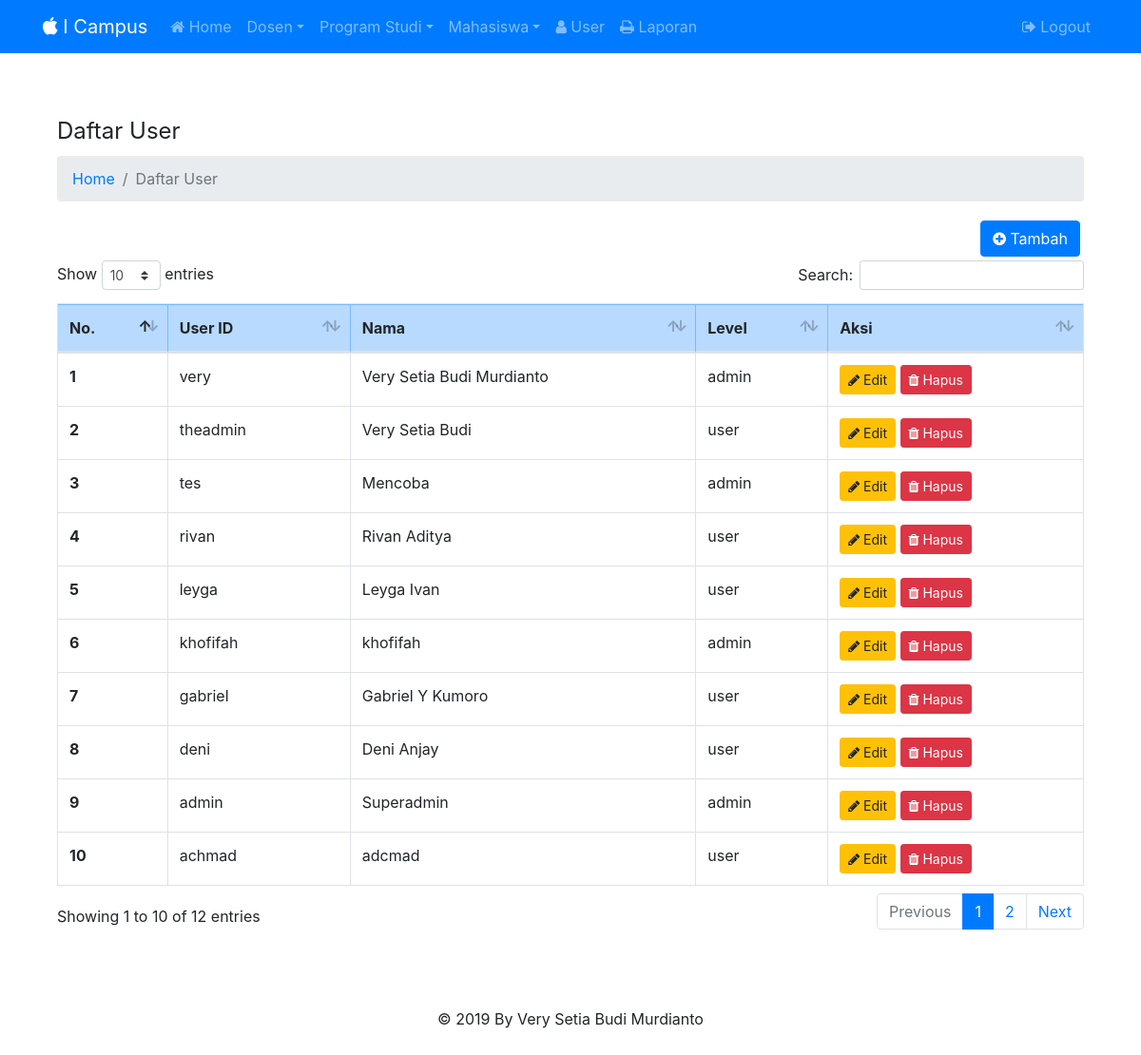
Screenshot of /index.php?page=daftar_user (signed in) with the database file from the repository.
### tables this page shows
CREATE TABLE `tb_user`  (
  `user_id` varchar(25) NOT NULL,
  `nama` varchar(50) NOT NULL,
  `password` varchar(50) NOT NULL,
  `level` enum('admin','user') NOT NULL,
  PRIMARY KEY (`user_id`) USING BTREE
);

### pages/daftar_user.php (the view, shortened to what this page needs)
    <div class="container">
    <legend>Daftar User</legend>
    <ol class="breadcrumb">
        <li class="breadcrumb-item"><a href="index.php">Home</a></li>
        <li class="breadcrumb-item active" aria-current="page">Daftar User</li>
    </ol>
    <div class="container text-right p-1">
          <a href="index.php?page=user_tambah" class="btn btn-primary"><i class="fa fa-plus-circle"></i> Tambah</a>
    </div>
    <table id= "example" class="table table-default table-bordered" width="100%" cellspacing="0">
<?php
$query = mysqli_query($con, "SELECT * FROM tb_user ORDER BY user_id DESC");
?>
  <thead>
  <tr class="table-primary">
      <th scope="col">No.</th>
      <th scope="col">User ID</th>
      <th scope="col">Nama</th>
      <th scope="col">Level</th>
      <th scope="col">Aksi</th>
    </tr>
  </thead>
  <tbody>
    <?php if (mysqli_num_rows($query)>0){?>
    <?php
    $no=1;
    while($data = mysqli_fetch_array($query)){
    ?>
    <tr>
      <th scope="row"><?php echo $no?></th>
      <td><?php echo $data["user_id"];?></td>
      <td><?php echo $data["nama"];?></td>
      <td><?php echo $data["level"];?></td>
      <td>
          <a href="index.php?page=edit_user&user_id=<?php echo $data['user_id']; ?>" class="btn btn-warning btn-sm " role="button"><i class=" fa fa-pencil"></i> Edit</a>
          <a onclick="return confirm('Yakin ingin menghapus data ini?')" href="index.php?page=hapus_user&user_id=<?php echo $data['user_id']; ?>" class="btn btn-danger btn-sm " role="button"><i class="fa fa-trash"></i> Hapus</a>
      </td>
    </tr>
    <?php $no++;}?>
    </tbody>
    <?php
      }
      ?>
</table>
</div>

### rows the page displays
tb_user: user_id "very", nama "Very Setia Budi Murdianto", level "admin"
tb_user: user_id "theadmin", nama "Very Setia Budi", level "user"
tb_user: user_id "tes", nama "Mencoba", level "admin"
tb_user: user_id "rivan", nama "Rivan Aditya", level "user"
tb_user: user_id "leyga", nama "Leyga Ivan", level "user"
tb_user: user_id "khofifah", nama "khofifah", level "admin"
tb_user: user_id "gabriel", nama "Gabriel Y Kumoro", level "user"
tb_user: user_id "deni", nama "Deni Anjay", level "user"
tb_user: user_id "admin", nama "Superadmin", level "admin"
tb_user: user_id "achmad", nama "adcmad", level "user"
